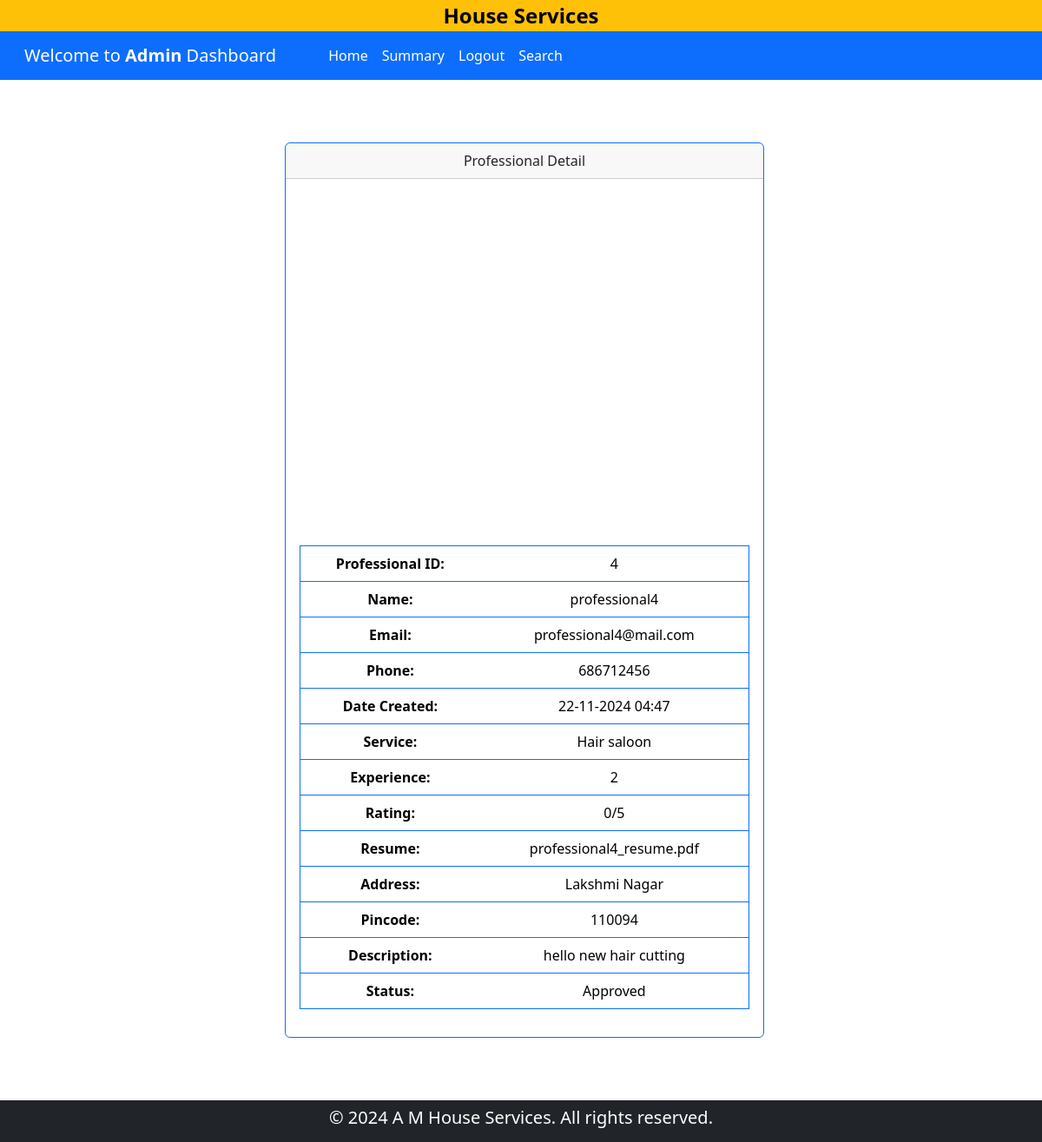
/admin/show_detail/professional/4, run on an earlier commit of the app's database.
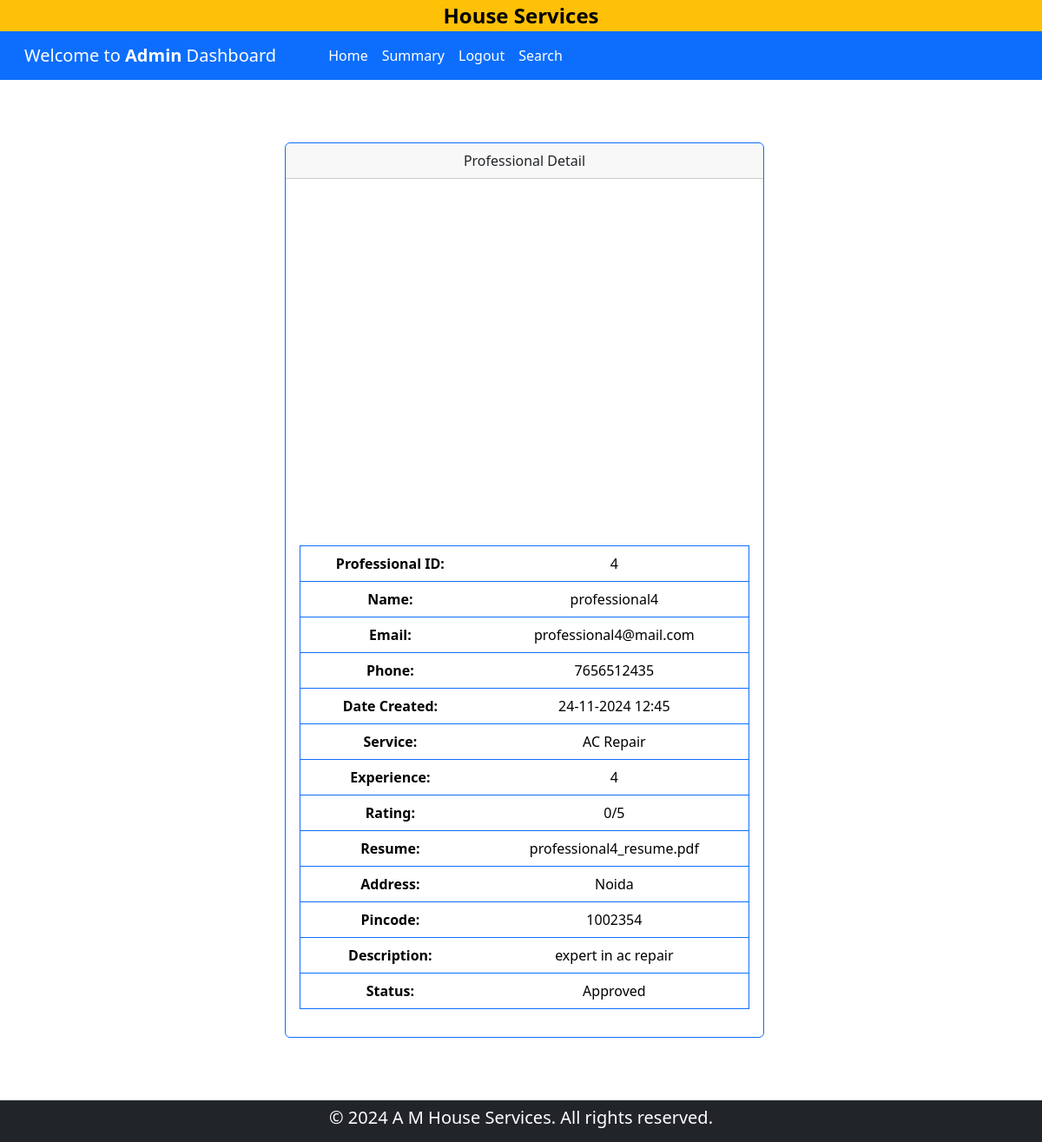
And on a later commit of the database.
### backened/modals.py (models this page shows)
class Professional(db.Model):
    __tablename__ = "professional"
    id = db.Column(db.Integer, primary_key=True)
    email = db.Column(db.String(120), unique=True, nullable=False)
    password = db.Column(db.String(120), nullable=False)
    name = db.Column(db.String(120), nullable=False)
    phone = db.Column(db.Integer, nullable=False)
    address = db.Column(db.String(200), nullable=False)
    pincode = db.Column(db.Integer, nullable=False)
    date_created = db.Column(db.DateTime, default=datetime.now,nullable=False)
    description = db.Column(db.Text, nullable=True)
    service_type = db.Column(db.String(120), nullable=False)
    experience = db.Column(db.Integer, nullable=False)
    file_path = db.Column(db.String(255), nullable=False)
    status = db.Column(db.String(30), default="pending",nullable=False)
    service_requests = db.relationship(
        "ServiceRequest",
        backref="professional",
        lazy=True,
        cascade="all, delete-orphan",
    )

### backened/controller.py (the view)
@app.route("/admin/show_detail/<item>/<id>")
def show_detail_admin(item, id):
    if item == "service":
        ser = Service.query.filter_by(id=id).first()
        return render_template("show_admin_detail.html", ser=ser, item=item)
    elif item == "service_request":
        serreq = ServiceRequest.query.filter_by(id=id).first()
        return render_template("show_admin_detail.html", serreq=serreq, item=item)
    elif item == "customer":
        cust = Customer.query.filter_by(id=id).first()
        return render_template("show_admin_detail.html", customer=cust, item=item)
    else:
        prof = Professional.query.filter_by(id=id).first()
        rating = calculate_average_rating(prof)
        return render_template("show_admin_detail.html", prof=prof, item=item,rating =rating)

### backened/useful_function.py (called while the page is built)
def calculate_average_rating(professional):
    ratings = []
    for service_request in professional.service_requests:
        for review in service_request.reviews:
            ratings.append(review.rating)
    if ratings:
        return sum(ratings) / len(ratings)
    return 0

### templates/show_admin_detail.html (shortened to what the changed rows need)
{% extends 'admin_dashboard.html' %}
{% block admin_content %}
    <div class="container-fluid justify-content-center m-3">
        {% if item == 'service' %}
            <div class="my-5 row container align-items-center justify-content-center">
                <div class="col-8 col-lg-4 col-xl-4 my-4 ">
                    <div class="card border-primary">
                        <div class="card-header text-center">
                            Service Detail
                        </div>
                        <div class="card-body text-center">
                            <table class="table border border-primary">
                                <tr>
                                    <th>Service ID:</th>
                                    <td>{{ ser.id }}</td>
                                </tr>
                                <tr>
                                    <th> Name:</th>
                                    <td>{{ ser.name }}</td>
                                </tr>
                                <tr>
                                    <th>Price:</th>
                                    <td>Rs.  {{ ser.price }}</td>
                                </tr>
                                <tr>
                                    <th>Time Required:</th>
                                    <td>{{ ser.time_required }}</td>
                                </tr>
                                <tr>
                                    <th>Description:</th>
                                    <td>{{ ser.description }}</td>
                                </tr>
                            </table>
                        </div>
                    </div>
                </div>
            </div>
        {% else %}
        <div class="my-5 row container-fluid align-items-center justify-content-center">
            <div class="col-8 col-lg-4 col-xl-6 my-4 ">
                <div class="card border-primary">
                    <div class="card-header text-center">
                        Professional Detail
                    </div>
                    <div class="card-body text-center">
                        <table class="table border border-primary">
                            <tr>
                                <th>Professional ID:</th>
                                <td>{{ prof.id }}</td>
                            </tr>
                            <tr>
                                <th> Name:</th>
                                <td>{{ prof.name }}</td>
                            </tr>
                            <tr>
                                <th>Email:</th>
                                <td>{{ prof.email }}</td>
                            </tr>
                            <tr>
                                <th>Phone:</th>
                                <td>{{ prof.phone }}</td>
                            </tr>
                            <tr>
                                <th>Date Created:</th>
                                <td>{{ prof.date_created.strftime('%d-%m-%Y %H:%M') }}</td>
                            </tr>
                            <tr>
                                <th>Service:</th>
                                <td>{{ prof.service_type }}</td>
                            </tr>
                            <tr>
                                <th>Experience:</th>
                                <td>{{ prof.experience }}</td>
                            </tr>
                            <tr>
                                <th>Rating:</th>
                                <td>{{ rating|round(1) }}/5</td>
                            </tr>
                            <tr>
                                <th>Resume:</th>
                                <td>{{ prof.file_path | replace('./professional_verification/','') }}</td>
                            </tr>
                            <tr>
                                <th>Address:</th>
                                <td>{{ prof.address }}</td>
                            </tr>
                            <tr>
                                <th>Pincode:</th>
                                <td>{{ prof.pincode }}</td>
                            </tr>
                            <tr>
                                <th>Description:</th>
                                <td>{{ prof.description }}</td>
                            </tr>
                            <tr>
                                <th>Status:</th>
                                <td>{{ prof.status }}</td>
                            </tr>
                            <tr>
                                <iframe src='{{ url_for('professional_file', filename= prof.file_path | replace('./professional_verification/','')) }}' width="600" height="400"></iframe>
                            </tr>
                        </table>
                    </div>
                </div>
            </div>
        </div>
        {% endif %}
    </div>
{% endblock admin_content %}

What changed in the data, as far as the page shows it:
changed Professional "professional4": phone "686712456" → "7656512435"; date_created "22-11-2024 04:47" → "24-11-2024 12:45"; service_type "Hair saloon" → "AC Repair"; experience "2" → "4"; address "Lakshmi Nagar" → "Noida"; pincode "110094" → "1002354"; description "hello new hair cutting" → "expert in ac repair"
